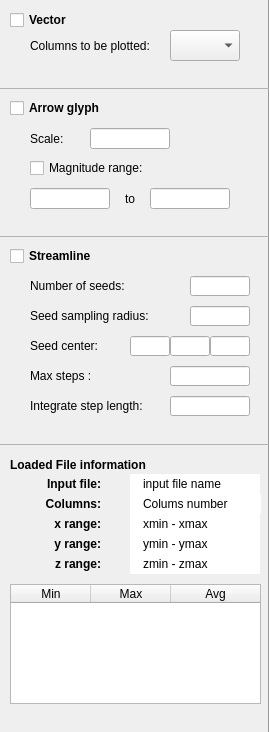
            <widget class="QWidget" name="input2">
             <attribute name="title">
              <string>Vector</string>
             </attribute>
             <layout class="QGridLayout" name="gridLayout_2">
              <property name="leftMargin">
               <number>0</number>
              </property>
              <property name="topMargin">
               <number>0</number>
              </property>
              <property name="rightMargin">
               <number>0</number>
              </property>
              <property name="bottomMargin">
               <number>0</number>
              </property>
              <property name="spacing">
               <number>0</number>
              </property>
              <item row="0" column="0">
               <widget class="QWidget" name="vert" native="true">
                <property name="maximumSize">
                 <size>
                  <width>270</width>
                  <height>16777215</height>
                 </size>
                </property>
                <property name="styleSheet">
                 <string notr="true">#vert{
	border-right:1px solid rgb(153, 153, 153);
}</string>
                </property>
                <layout class="QVBoxLayout" name="verticalLayout">
                 <property name="spacing">
                  <number>0</number>
                 </property>
                 <property name="leftMargin">
                  <number>0</number>
                 </property>
                 <property name="topMargin">
                  <number>0</number>
                 </property>
                 <property name="rightMargin">
                  <number>0</number>
                 </property>
                 <property name="bottomMargin">
                  <number>0</number>
                 </property>
                 <item>
                  <widget class="QWidget" name="widget" native="true">
                   <property name="sizePolicy">
                    <sizepolicy hsizetype="Fixed" vsizetype="Expanding">
                     <horstretch>0</horstretch>
                     <verstretch>0</verstretch>
                    </sizepolicy>
                   </property>
                   <property name="minimumSize">
                    <size>
                     <width>269</width>
                     <height>70</height>
                    </size>
                   </property>
                   <property name="maximumSize">
                    <size>
                     <width>269</width>
                     <height>16777215</height>
                    </size>
                   </property>
                   <widget class="QComboBox" name="vectorChoice">
                    <property name="geometry">
                     <rect>
                      <x>170</x>
                      <y>30</y>
                      <width>70</width>
                      <height>31</height>
                     </rect>
                    </property>
                   </widget>
                   <widget class="QLabel" name="label_2">
                    <property name="geometry">
                     <rect>
                      <x>30</x>
                      <y>30</y>
                      <width>141</width>
                      <height>31</height>
                     </rect>
                    </property>
                    <property name="text">
                     <string>Columns to be plotted:</string>
                    </property>
                   </widget>
                   <widget class="QCheckBox" name="vector_CB">
                    <property name="geometry">
                     <rect>
                      <x>10</x>
                      <y>10</y>
                      <width>86</width>
                      <height>20</height>
                     </rect>
                    </property>
                    <property name="font">
                     <font>
                      <weight>75</weight>
                      <bold>true</bold>
                     </font>
                    </property>
                    <property name="text">
                     <string>Vector</string>
                    </property>
                   </widget>
                  </widget>
                 </item>
                 <item>
                  <spacer name="verticalSpacer_6">
                   <property name="orientation">
                    <enum>Qt::Vertical</enum>
                   </property>
                   <property name="sizeHint" stdset="0">
                    <size>
                     <width>20</width>
                     <height>18</height>
                    </size>
                   </property>
                  </spacer>
                 </item>
                 <item>
                  <widget class="QWidget" name="widget_10" native="true">
                   <property name="sizePolicy">
                    <sizepolicy hsizetype="Fixed" vsizetype="Expanding">
                     <horstretch>0</horstretch>
                     <verstretch>0</verstretch>
                    </sizepolicy>
                   </property>
                   <property name="minimumSize">
                    <size>
                     <width>269</width>
                     <height>130</height>
                    </size>
                   </property>
                   <property name="maximumSize">
                    <size>
                     <width>269</width>
                     <height>16777215</height>
                    </size>
                   </property>
                   <property name="styleSheet">
                    <string notr="true">.QWidget{
	border-top:1px solid rgb(179, 179, 179);
}</string>
                   </property>
                   <widget class="QLineEdit" name="vectorValueMin_LE">
                    <property name="geometry">
                     <rect>
                      <x>30</x>
                      <y>100</y>
                      <width>80</width>
                      <height>21</height>
                     </rect>
                    </property>
                   </widget>
                   <widget class="QLineEdit" name="vectorValueMax_LE">
                    <property name="geometry">
                     <rect>
                      <x>150</x>
                      <y>100</y>
                      <width>80</width>
                      <height>21</height>
                     </rect>
                    </property>
                   </widget>
                   <widget class="QCheckBox" name="vectorRange_CB">
                    <property name="geometry">
                     <rect>
                      <x>30</x>
                      <y>70</y>
                      <width>142</width>
                      <height>20</height>
                     </rect>
                    </property>
                    <property name="text">
                     <string>Magnitude range:</string>
                    </property>
                   </widget>
                   <widget class="QLabel" name="label_4">
                    <property name="geometry">
                     <rect>
                      <x>30</x>
                      <y>40</y>
                      <width>60</width>
                      <height>21</height>
                     </rect>
                    </property>
                    <property name="text">
                     <string>Scale:</string>
                    </property>
                   </widget>
                   <widget class="QLineEdit" name="vectorScale_LE">
                    <property name="geometry">
                     <rect>
                      <x>90</x>
                      <y>40</y>
                      <width>80</width>
                      <height>21</height>
                     </rect>
                    </property>
                   </widget>
                   <widget class="QLabel" name="label_7">
                    <property name="geometry">
                     <rect>
                      <x>110</x>
                      <y>100</y>
                      <width>40</width>
                      <height>21</height>
                     </rect>
                    </property>
                    <property name="text">
                     <string>to</string>
                    </property>
                    <property name="alignment">
                     <set>Qt::AlignCenter</set>
                    </property>
                   </widget>
                   <widget class="QCheckBox" name="vectorGlyph_CB">
                    <property name="geometry">
                     <rect>
                      <x>10</x>
                      <y>10</y>
                      <width>101</width>
                      <height>20</height>
                     </rect>
                    </property>
                    <property name="font">
                     <font>
                      <weight>75</weight>
                      <bold>true</bold>
                     </font>
                    </property>
                    <property name="text">
                     <string>Arrow glyph</string>
                    </property>
                   </widget>
                  </widget>
                 </item>
                 <item>
                  <spacer name="verticalSpacer_7">
                   <property name="orientation">
                    <enum>Qt::Vertical</enum>
                   </property>
                   <property name="sizeHint" stdset="0">
                    <size>
                     <width>20</width>
                     <height>18</height>
                    </size>
                   </property>
                  </spacer>
                 </item>
                 <item>
                  <widget class="QWidget" name="widget_14" native="true">
                   <property name="sizePolicy">
                    <sizepolicy hsizetype="Fixed" vsizetype="Expanding">
                     <horstretch>0</horstretch>
                     <verstretch>0</verstretch>
                    </sizepolicy>
                   </property>
                   <property name="minimumSize">
                    <size>
                     <width>269</width>
                     <height>190</height>
                    </size>
                   </property>
                   <property name="maximumSize">
                    <size>
                     <width>269</width>
                     <height>16777215</height>
                    </size>
                   </property>
                   <property name="styleSheet">
                    <string notr="true">.QWidget{
	border-top:1px solid rgb(179, 179, 179);
}</string>
                   </property>
                   <widget class="QLabel" name="label_11">
                    <property name="geometry">
                     <rect>
                      <x>30</x>
                      <y>70</y>
                      <width>141</width>
                      <height>20</height>
                     </rect>
                    </property>
                    <property name="text">
                     <string>Seed sampling radius:</string>
                    </property>
                   </widget>
                   <widget class="QLabel" name="label_37">
                    <property name="geometry">
                     <rect>
                      <x>30</x>
                      <y>160</y>
                      <width>141</width>
                      <height>20</height>
                     </rect>
                    </property>
                    <property name="text">
                     <string>Integrate step length:</string>
                    </property>
                   </widget>
                   <widget class="QLineEdit" name="seedCenterY_LE">
                    <property name="geometry">
                     <rect>
                      <x>170</x>
                      <y>100</y>
                      <width>40</width>
                      <height>20</height>
                     </rect>
                    </property>
                   </widget>
                   <widget class="QLineEdit" name="seedRadius_LE">
                    <property name="geometry">
                     <rect>
                      <x>190</x>
                      <y>70</y>
                      <width>60</width>
                      <height>20</height>
                     </rect>
                    </property>
                   </widget>
                   <widget class="QLineEdit" name="seedCenterX_LE">
                    <property name="geometry">
                     <rect>
                      <x>130</x>
                      <y>100</y>
                      <width>40</width>
                      <height>20</height>
                     </rect>
                    </property>
                   </widget>
                   <widget class="QLineEdit" name="seedCenterZ_LE">
                    <property name="geometry">
                     <rect>
                      <x>210</x>
                      <y>100</y>
                      <width>40</width>
                      <height>20</height>
                     </rect>
                    </property>
                   </widget>
                   <widget class="QLineEdit" name="seedNumber_LE">
                    <property name="geometry">
                     <rect>
                      <x>190</x>
                      <y>40</y>
                      <width>60</width>
                      <height>20</height>
                     </rect>
                    </property>
                   </widget>
                   <widget class="QLabel" name="label_10">
                    <property name="geometry">
                     <rect>
                      <x>30</x>
                      <y>40</y>
                      <width>111</width>
                      <height>20</height>
                     </rect>
                    </property>
                    <property name="text">
                     <string>Number of seeds:</string>
                    </property>
                   </widget>
                   <widget class="QLabel" name="label_34">
                    <property name="geometry">
                     <rect>
                      <x>30</x>
                      <y>100</y>
                      <width>100</width>
                      <height>20</height>
                     </rect>
                    </property>
                    <property name="text">
                     <string>Seed center:</string>
                    </property>
                   </widget>
                   <widget class="QCheckBox" name="streamline_CB">
                    <property name="geometry">
                     <rect>
                      <x>10</x>
                      <y>10</y>
                      <width>131</width>
                      <height>20</height>
                     </rect>
                    </property>
                    <property name="font">
                     <font>
                      <weight>75</weight>
                      <bold>true</bold>
                     </font>
                    </property>
                    <property name="text">
                     <string>Streamline</string>
                    </property>
                   </widget>
                   <widget class="QLineEdit" name="streamIntStepLength_LE">
                    <property name="geometry">
                     <rect>
                      <x>170</x>
                      <y>160</y>
                      <width>80</width>
                      <height>20</height>
                     </rect>
                    </property>
                   </widget>
                   <widget class="QLabel" name="label_36">
                    <property name="geometry">
                     <rect>
                      <x>30</x>
                      <y>130</y>
                      <width>90</width>
                      <height>20</height>
                     </rect>
                    </property>
                    <property name="text">
                     <string>Max steps :</string>
                    </property>
                   </widget>
                   <widget class="QLineEdit" name="streamStepLength_LE">
                    <property name="geometry">
                     <rect>
                      <x>170</x>
                      <y>130</y>
                      <width>80</width>
                      <height>20</height>
                     </rect>
                    </property>
                   </widget>
                  </widget>
                 </item>
                 <item>
                  <spacer name="verticalSpacer_8">
                   <property name="orientation">
                    <enum>Qt::Vertical</enum>
                   </property>
                   <property name="sizeHint" stdset="0">
                    <size>
                     <width>20</width>
                     <height>18</height>
                    </size>
                   </property>
                  </spacer>
                 </item>
                 <item>
                  <widget class="QWidget" name="widget_15" native="true">
                   <property name="sizePolicy">
                    <sizepolicy hsizetype="Fixed" vsizetype="Expanding">
                     <horstretch>0</horstretch>
                     <verstretch>0</verstretch>
                    </sizepolicy>
                   </property>
                   <property name="minimumSize">
                    <size>
                     <width>269</width>
                     <height>270</height>
                    </size>
                   </property>
                   <property name="maximumSize">
                    <size>
                     <width>269</width>
                     <height>16777215</height>
                    </size>
                   </property>
                   <property name="styleSheet">
                    <string notr="true">#inputFileVector,#rowcolVector,#xMinMaxVector,#yMinMaxVector,#zMinMaxVector{
	padding-left:10px;
}

.QWidget{
	border-top:1px solid rgb(179, 179, 179);
}</string>
                   </property>
                   <widget class="QLabel" name="label_31">
                    <property name="geometry">
                     <rect>
                      <x>20</x>
                      <y>70</y>
                      <width>81</width>
                      <height>20</height>
                     </rect>
                    </property>
                    <property name="font">
                     <font>
                      <weight>75</weight>
                      <bold>true</bold>
                     </font>
                    </property>
                    <property name="text">
                     <string>x range:</string>
                    </property>
                    <property name="alignment">
                     <set>Qt::AlignRight|Qt::AlignTrailing|Qt::AlignVCenter</set>
                    </property>
                   </widget>
                   <widget class="QLabel" name="inputFileVector">
                    <property name="geometry">
                     <rect>
                      <x>130</x>
                      <y>30</y>
                      <width>130</width>
                      <height>20</height>
                     </rect>
                    </property>
                    <property name="styleSheet">
                     <string notr="true">QLabel{
	background-color:white;
}</string>
                    </property>
                    <property name="text">
                     <string>input file name</string>
                    </property>
                   </widget>
                   <widget class="QLabel" name="rowcolVector">
                    <property name="geometry">
                     <rect>
                      <x>130</x>
                      <y>50</y>
                      <width>131</width>
                      <height>20</height>
                     </rect>
                    </property>
                    <property name="styleSheet">
                     <string notr="true">QLabel{
	background-color:white;
}</string>
                    </property>
                    <property name="text">
                     <string>Colums number</string>
                    </property>
                   </widget>
                   <widget class="QTableWidget" name="vector_Table">
                    <property name="geometry">
                     <rect>
                      <x>10</x>
                      <y>140</y>
                      <width>251</width>
                      <height>120</height>
                     </rect>
                    </property>
                    <property name="minimumSize">
                     <size>
                      <width>0</width>
                      <height>0</height>
                     </size>
                    </property>
                    <property name="maximumSize">
                     <size>
                      <width>100000</width>
                      <height>16777215</height>
                     </size>
                    </property>
                    <property name="editTriggers">
                     <set>QAbstractItemView::NoEditTriggers</set>
                    </property>
                    <attribute name="horizontalHeaderDefaultSectionSize">
                     <number>80</number>
                    </attribute>
                    <attribute name="horizontalHeaderMinimumSectionSize">
                     <number>40</number>
                    </attribute>
                    <attribute name="horizontalHeaderStretchLastSection">
                     <bool>true</bool>
                    </attribute>
                    <column>
                     <property name="text">
                      <string>Min</string>
                     </property>
                    </column>
                    <column>
                     <property name="text">
                      <string>Max</string>
                     </property>
                    </column>
                    <column>
                     <property name="text">
                      <string>Avg</string>
                     </property>
                    </column>
                   </widget>
                   <widget class="QLabel" name="label_27">
                    <property name="geometry">
                     <rect>
                      <x>30</x>
                      <y>50</y>
                      <width>71</width>
                      <height>20</height>
                     </rect>
                    </property>
                    <property name="font">
                     <font>
                      <weight>75</weight>
                      <bold>true</bold>
                     </font>
                    </property>
                    <property name="text">
                     <string>Columns:</string>
                    </property>
                    <property name="alignment">
                     <set>Qt::AlignRight|Qt::AlignTrailing|Qt::AlignVCenter</set>
                    </property>
                   </widget>
                   <widget class="QLabel" name="label_25">
                    <property name="geometry">
                     <rect>
                      <x>30</x>
                      <y>30</y>
                      <width>71</width>
                      <height>20</height>
                     </rect>
                    </property>
                    <property name="font">
                     <font>
                      <weight>75</weight>
                      <bold>true</bold>
                     </font>
                    </property>
                    <property name="text">
                     <string>Input file:</string>
                    </property>
                    <property name="alignment">
                     <set>Qt::AlignRight|Qt::AlignTrailing|Qt::AlignVCenter</set>
                    </property>
                   </widget>
                   <widget class="QLabel" name="label_33">
                    <property name="geometry">
                     <rect>
                      <x>20</x>
                      <y>110</y>
                      <width>81</width>
                      <height>20</height>
                     </rect>
                    </property>
                    <property name="font">
                     <font>
                      <weight>75</weight>
                      <bold>true</bold>
                     </font>
                    </property>
                    <property name="text">
                     <string>z range:</string>
                    </property>
                    <property name="alignment">
                     <set>Qt::AlignRight|Qt::AlignTrailing|Qt::AlignVCenter</set>
                    </property>
                   </widget>
                   <widget class="QLabel" name="yMinMaxVector">
                    <property name="geometry">
                     <rect>
                      <x>130</x>
                      <y>90</y>
                      <width>130</width>
                      <height>20</height>
                     </rect>
                    </property>
                    <property name="styleSheet">
                     <string notr="true">QLabel{
	background-color:white;
}</string>
                    </property>
                    <property name="text">
                     <string>ymin - ymax</string>
                    </property>
                   </widget>
                   <widget class="QLabel" name="xMinMaxVector">
                    <property name="geometry">
                     <rect>
                      <x>130</x>
                      <y>70</y>
                      <width>130</width>
                      <height>20</height>
                     </rect>
                    </property>
                    <property name="styleSheet">
                     <string notr="true">QLabel{
	background-color:white;
}</string>
                    </property>
                    <property name="text">
                     <string>xmin - xmax</string>
                    </property>
                   </widget>
                   <widget class="QLabel" name="label_32">
                    <property name="geometry">
                     <rect>
                      <x>30</x>
                      <y>90</y>
                      <width>71</width>
                      <height>20</height>
                     </rect>
                    </property>
                    <property name="font">
                     <font>
                      <weight>75</weight>
                      <bold>true</bold>
                     </font>
                    </property>
                    <property name="text">
                     <string>y range:</string>
                    </property>
                    <property name="alignment">
                     <set>Qt::AlignRight|Qt::AlignTrailing|Qt::AlignVCenter</set>
                    </property>
                   </widget>
                   <widget class="QLabel" name="zMinMaxVector">
                    <property name="geometry">
                     <rect>
                      <x>130</x>
                      <y>110</y>
                      <width>130</width>
                      <height>20</height>
                     </rect>
                    </property>
                    <property name="styleSheet">
                     <string notr="true">QLabel{
	background-color:white;
}</string>
                    </property>
                    <property name="text">
                     <string>zmin - zmax</string>
                    </property>
                   </widget>
                   <widget class="QLabel" name="label_68">
                    <property name="geometry">
                     <rect>
                      <x>10</x>
                      <y>10</y>
                      <width>161</width>
                      <height>21</height>
                     </rect>
                    </property>
                    <property name="font">
                     <font>
                      <weight>75</weight>
                      <bold>true</bold>
                     </font>
                    </property>
                    <property name="text">
                     <string>Loaded File information</string>
                    </property>
                   </widget>
                  </widget>
                 </item>
                 <item>
                  <spacer name="verticalSpacer_9">
                   <property name="orientation">
                    <enum>Qt::Vertical</enum>
                   </property>
                   <property name="sizeHint" stdset="0">
                    <size>
                     <width>20</width>
                     <height>18</height>
                    </size>
                   </property>
                  </spacer>
                 </item>
                </layout>
               </widget>
              </item>
             </layout>
            </widget>
